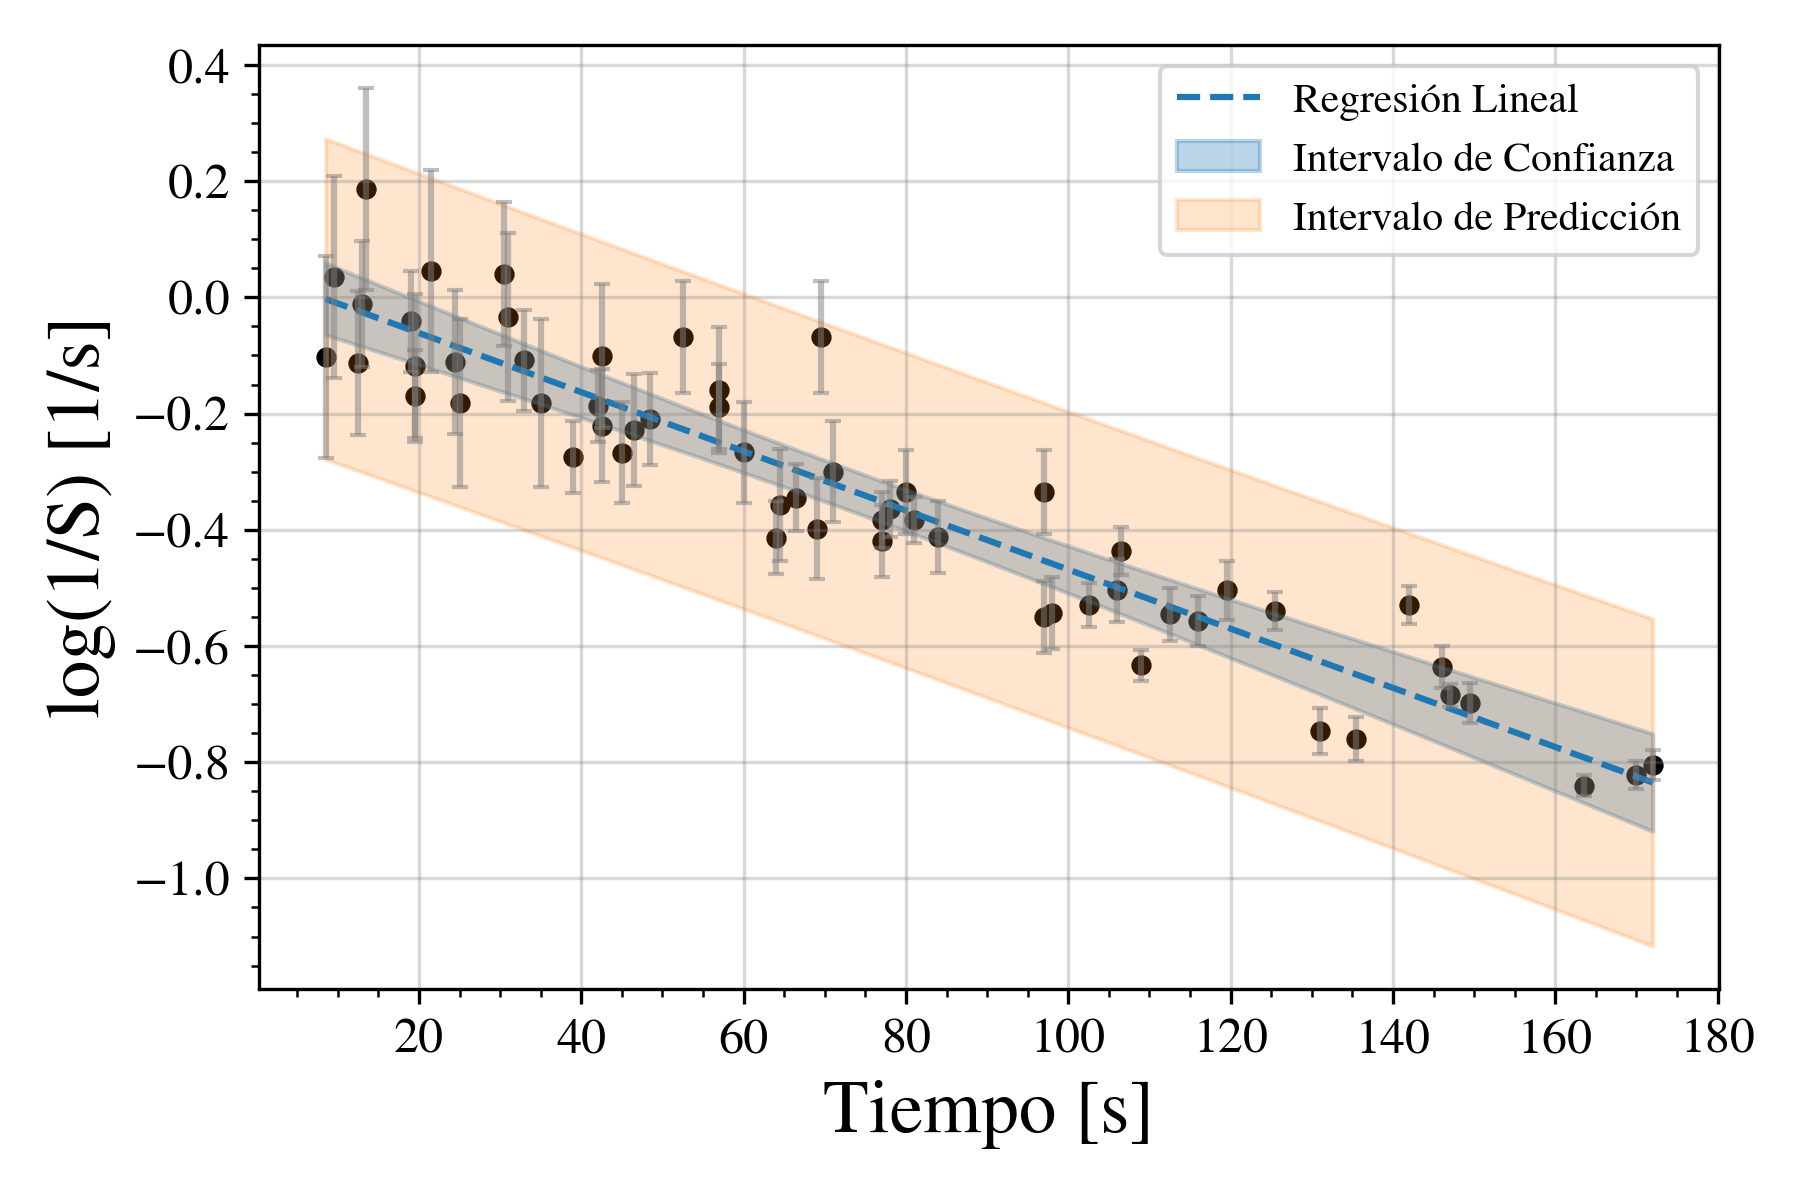

Python code for this plot:
import numpy as np
import matplotlib.pyplot as plt
from scipy import stats
import pandas as pd

from matplotlib.ticker import AutoMinorLocator

plt.rcParams['mathtext.fontset'] = 'stix'
plt.rcParams['font.family'] = 'STIXGeneral'

excel_file = r"F:\Facultad\Fisica Experimental\Exp1.xlsx"

try:
    df = pd.read_excel(excel_file, sheet_name="datos1")

    columna_y = 'Unnamed: 5'  # Esto sería la columna F (índice 5)
    columna_x = 'Unnamed: 6'  # Esto sería la columna G (índice 6)

except Exception as e:
    print(f"Error al cargar el archivo Excel: {e}")
    exit()


def decayTime(a, b):
    serie = np.array([
        df.iloc[a - 1:b, 5].values.astype(float),  # Columna F (índice 5)
        df.iloc[a - 1:b, 6].values.astype(float)  # Columna G (índice 6) # Promedio
    ])

    reciproco = 1 / serie[0]
    log = np.log10(reciproco)
    err_y = np.abs(-1 / (serie[0] * np.log(10))) * 2
    weights = 1 / (err_y ** 2)
    fit = np.polyfit(serie[1], log, 1, cov=True, w=weights)

    ordenada = fit[0][1]

    logNormalizado = log - ordenada

    return serie[1], logNormalizado, err_y


def plotFit(log, promedio, fit, err_y):
    log = np.array(log)
    promedio = np.array(promedio)

    fig, ax = plt.subplots(1, 1, figsize=(6, 4))

    ax.grid(which='major', linestyle='-', color='gray', alpha=0.3)
    ax.xaxis.set_minor_locator(AutoMinorLocator())
    ax.yaxis.set_minor_locator(AutoMinorLocator())

    t = np.linspace(min(promedio), max(promedio), 300)

    pendiente = fit[0][0]
    ordenada = fit[0][1]

    linea_ajuste = pendiente * t + ordenada

    predicciones = pendiente * promedio + ordenada
    residuos = log - predicciones

    n = len(promedio)
    s_residuos = np.sqrt(np.sum(residuos**2) / (n - 2))

    promedio_promedio = np.mean(promedio)
    suma_cuadrados = np.sum((promedio - promedio_promedio)**2)

    confianza = 0.997
    alpha = 1 - confianza
    t_critico = stats.t.ppf(1 - alpha/2, df=n-2)

    error_confianza = s_residuos * np.sqrt(1/n + (t - promedio_promedio)**2 / suma_cuadrados)

    error_prediccion = s_residuos * np.sqrt(1 + 1/n + (t - promedio_promedio)**2 / suma_cuadrados)

    limite_superior_confianza = linea_ajuste + t_critico * error_confianza
    limite_inferior_confianza = linea_ajuste - t_critico * error_confianza

    limite_superior_prediccion = linea_ajuste + t_critico * error_prediccion
    limite_inferior_prediccion = linea_ajuste - t_critico * error_prediccion

    ax.scatter(promedio, log, color='black', marker="o", s=15)
    ax.plot(t, linea_ajuste, color='#1f77b4', ls="--", alpha=1, label="Regresión Lineal")

    # Intervalo de confianza
    ax.fill_between(t, limite_inferior_confianza, limite_superior_confianza,
                    color='#1f77b4', alpha=0.3, label="Intervalo de Confianza")

    ax.fill_between(t, limite_inferior_prediccion, limite_superior_prediccion,
                    color='#ff7f0e', alpha=0.2, label="Intervalo de Predicción")

    ax.errorbar(promedio, log, yerr=err_y, fmt='none', ecolor='#7f7f7f', alpha=0.5, capsize=2)

    ax.set_xlabel('Tiempo [s]', fontsize=18)
    ax.set_ylabel('log(1/S) [1/s]', fontsize=18)
    plt.xticks(fontsize=12)  # Tamaño de números en eje X
    plt.yticks(fontsize=12)  # Tamaño de números en eje Y

    ax.legend()

    fig.tight_layout()
    plt.savefig('nubePuntos.png', dpi=300)
    plt.show(dpi=300)






rangos = [
    (18, 24), (26, 30),
    (33, 35), (38, 41), (43, 46), (49, 51), (54, 57),
    (62, 64), (66, 71), (73, 77), (80, 85), (88, 95)
]

logNormalizadoTotal = []
promedioTotal = []
linear_error = []

for i, (inicio, fin) in enumerate(rangos, 1):
    try:
        promedio, logNormalizado, err_y = decayTime(inicio, fin)
        promedioTotal.extend(promedio)  # Añade elementos del array uno por uno
        logNormalizadoTotal.extend(logNormalizado)
        linear_error.extend(err_y)


    except Exception as e:
        print(f"Error procesando serie {i}: {e}")

fit = np.polyfit(promedioTotal, logNormalizadoTotal, 1, cov=True)

time = -0.301 / fit[0][0]
errorTiempo = (0.301 / ((fit[0][0]) ** 2)) * (3 * np.sqrt(fit[1][0][0]))
print(f"Tiempo: {time:.1f}, Error: {errorTiempo:.1f}")

cte_desintegracion = np.log(2) / time
delta_lambda = (np.log(2) / time ** 2) * errorTiempo

print(f"Constante de desintegración: {cte_desintegracion*1000:.1f} \\ Error: {delta_lambda*1000:.1f}")

plotFit(logNormalizadoTotal, promedioTotal, fit, linear_error)